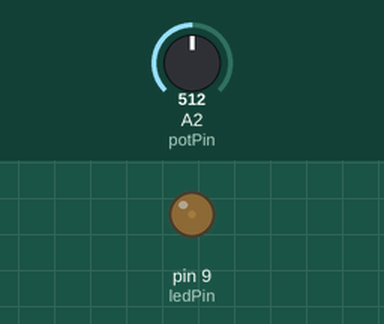
A sketch run on a simulated Arduino Uno, built with avr-gcc and run on an emulated ATmega328P. Shown: output pins drawn as LEDs (lit = HIGH). Inputs (shaded band) come from the test bench; at power-on: A2 (potPin) = 512. Random numbers use the default seed unless the sketch sets one.

Above: at 1.2 s.
1.3 s: A2 (potPin) set to 306
4.3 s: A2 (potPin) set to 245
At 4.49 s:
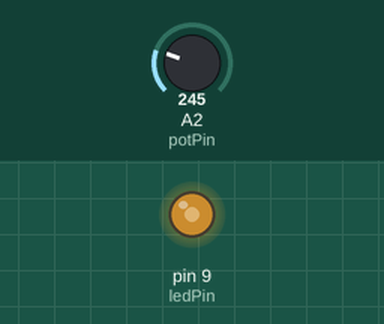
7.3 s: A2 (potPin) set to 122
Timing chart, 0 to 16.1 s (numbered marks = the images above; inputs shaded):
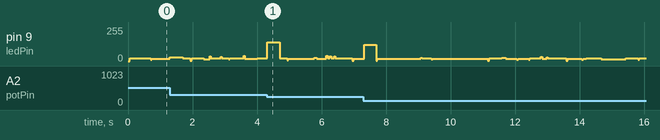

The sketch:

ws_fireFire.ino
```cpp
/* WS2108 - Fire controller */

int potPin = 2; // Potentiometer pin
int ledPin = 9; // PWM pin for LEDs

// Program timestep
float dt=0.1; // s

// Fire intesity change
int fire_flickerIntens = 40;
float fireVal = 0;
float fireDecay;
int fireMax = 255; // Maximum fire value for PWM

// Potentiometer transimtion
float potTransmition; // = 255./3 *60/180
int potDir = 1; // 1 or -1 -- decide through testing
int potVal_old = 0;

void setup() {
  pinMode(ledPin, OUTPUT);  // declare the ledPin as an OUTPUT

  randomSeed(analogRead(0));

  // Set up fire decay with Half life time of t_2=15s
  int n_t2 = 15/dt;
  fireDecay = pow(0.5,(1./n_t2) ); // 0.5 - half life time

  // Set up potentiometer tranmition
  // angle of potentiometer - 60 deg/180
  // 3 cycle to pump fire up (128/3)
  potTransmition=fireMax;

  // Initialize potentiometer value
  potVal_old = analogRead(potPin);

}

void loop()
{
  // Read potentiometer
  int potVal = analogRead(potPin);
  int deltaPot = potVal_old - potVal;
  potVal_old = potVal;

  // Update Fire PWN
  fireVal = fireVal + max(potDir*deltaPot,0)*potTransmition; // update fire

  // Add natural fire variation
  int fireVal_natural = fireVal + random(0, fire_flickerIntens); // add white noise to fire
  analogWrite(ledPin, min(fireVal_natural, fireMax) ); // Set PWM

  // Decay of fire
  fireVal = min(fireVal*fireDecay, 2*fireMax); // Let be able to save internally (2*fireMax

  delay(dt); // Change to wait constant time. Maybe.. Random time might be nice too. Do something with it or remain silent forever.
}
```

ws_fireFire.c
```cpp
#include <stdio.h>
#include <stdlib.h>
#include <time.h>
#include <math.h>

int main( ) {
    /* WS2108 - Fire controller */

  int potPin = 2; // Potentiometer pin
  int ledPin = 9; // PWM pin for LEDs

  // Program timestep
  float dt=0.1; // s

  // Fire intesity change
  int fire_flickerIntens = 40;
  float fireVal = 0;
  float fireDecay = 0.98;
  int fireMax = 255; // Maximum fire value for PWM

  // Potentiometer transimtion
  int potDir = 1; // 1 or -1 -- decide through testing
  int potVal_old = 0;

  //! pinMode(ledPin, OUTPUT);  // declare the ledPin as an OUTPUT

  //! randomSeed(analogRead(0));
  srand(time(NULL));

  // Set up fire decay with Half life time of t_2=15s
  dt = 1;
  int n_t2 = 15/dt;

  //fireDecay = pow(0.5, (1./n_t2) ); // 0.5 - half life time
  float exp = (1./n_t2);
  printf("n_t2: %f", exp) ;
  double exp2 = 0.0667;
  fireDecay = pow(0.5, exp2 ) ;
  //fireDecay = 0.99538;
  //fireDecay = 0.5;

  // Set up potentiometer transition
  // angle of potentiometer - 60 deg/180
  // 3 cycle to pump fire up (128/3)
  float potTransmition= 2.55; // = 255./3 *60/180


  // Initialize potentiometer value
  //! potVal_old = analogRead(potPin);
  int potVal;
  printf( "\n Pot val :");
  scanf("%d", &potVal);

  int time_old=time(0);

  int n = 0; // loop counter
  while(1)
  {
    float time_new = time(0);
    int timeDiff = time_new-time_old;
    time_old = time_new;

    printf(" start loop again. N=%d", n);
    // Read potentiometer
    // ! int potVal = analogRead(potPin);
    printf( "\n New Pot val :");
    scanf("%d", &potVal);

    int deltaPot = potVal - potVal_old;
    potVal_old = potVal;

    // Update Fire PWN
    if(potDir*deltaPot<0){ deltaPot=0; }
    fireVal = fireVal + potDir*deltaPot*potTransmition; // update fire

    // Add natural fire variation
    //int fireFlickr = random(0, fire_flickerIntens); // add white noise to fire
    int fireFlickr  = rand() % fire_flickerIntens; // DO BETTER TO HAVE UNIFORMITY
    fireFlickr = 0;
    int fireVal_natural = fireFlickr + fireVal;
    if(fireVal_natural > fireMax){
        fireVal_natural=fireMax;
    }

    //! analogWrite(ledPin, min(fireVal_natural,, fireMax) ); // Set PWM
    printf( "\n Delta potVal: %d", deltaPot);
    printf( "\n Time diff: %d", timeDiff);
    printf( "\n LED strength: %d", fireVal_natural);

    //putchar( fireVal_natural );

    // Decay of fire
    fireVal = fireVal*fireDecay;
    if(fireVal > 2*fireMax){ // Let be able to save internally (2*fireMax
        fireVal = 2*fireMax;
    }
    //delay(dt); // Change to wait constant time. Maybe.. Random time might be nice too. Do something with it or remain silent forever.
    n++;
  }

  return 0;
}
```
